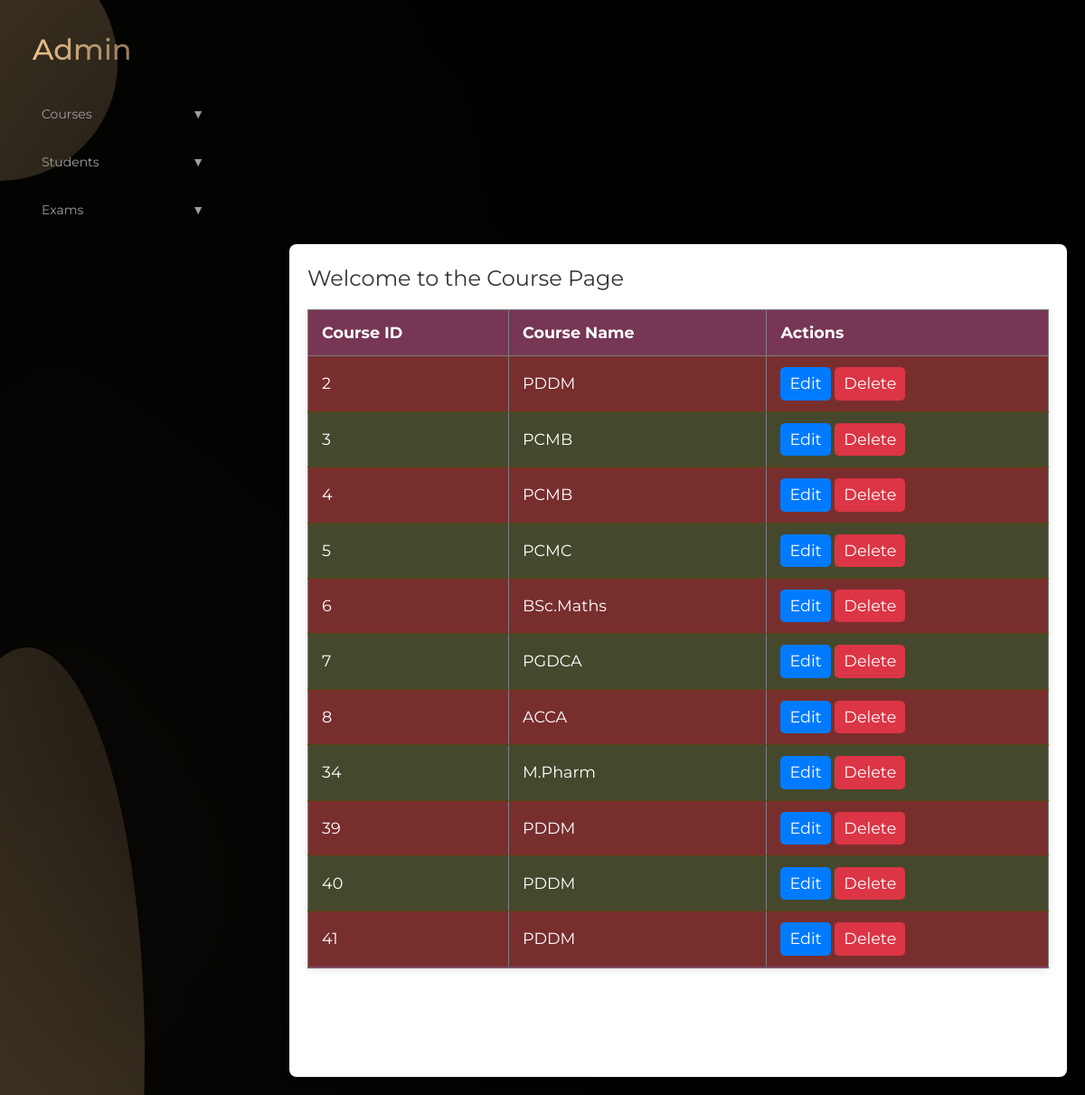
The page /view-course/ (signed in) on the database its author committed.
### myapp/models.py (models this page shows, shortened)
class Course(models.Model):
    course_name = models.CharField(max_length=255,default="s")

### myapp/views.py (the view)
# urls.py: path('view-course/', view_course, name='view_course'),
@login_required(login_url='adminlogin')
def view_course(request):
    course = Course.objects.all()  # Fetch all course data
    return render(request, 'admin/view_course.html', {'course': course})  # Pass the data in context

### templates/admin/view_course.html (shortened to what this page needs)
<!DOCTYPE html>
<html>
<head>
    <link href="https://stackpath.bootstrapcdn.com/bootstrap/4.5.2/css/bootstrap.min.css" rel="stylesheet">
</head>
<body>
  {% extends 'admin/dashboard.html' %}
  {% block mynav %}
  <section class="home-section">
      <p>Welcome to the Course Page</p>
      <table border="1">
          <thead>
              <tr>
                  <th>Course ID</th>
                  <th>Course Name</th>
                  <th>Actions</th>
              </tr>
          </thead>
          <tbody>
              {% for course in course %}
              <tr id="course-{{ course.id }}">
                  <td>{{ course.id }}</td>
                  <td class="course-name">{{ course.course_name }}</td>
                  <td>
                      <button class="edit-btn" data-toggle="modal" data-target="#editCourseModal"
                              data-id="{{ course.id }}"
                              data-name="{{ course.course_name }}">Edit</button>
                      <button class="delete-btn" data-id="{{ course.id }}">Delete</button>
                  </td>
              </tr>
              {% endfor %}
          </tbody>
      </table>
  </section>
{% endblock %}

### templates/admin/view_course.html (style rules this page uses)
body { font-family: Arial, sans-serif; background-color: #f4f4f9; margin: 0; padding: 0; box-sizing: border-box; }
section.home-section { padding: 20px; margin-top: -550px; }
table { width: 100%; border-collapse: collapse; margin-bottom: 100px; font-size: 1.1em; background-color: rgb(121, 46, 46); box-shadow: 0 2px 10px rgba(0, 0, 0, 0.1); }
table thead { background-color: #763654; color: white; }
table thead th { padding: 12px 15px; text-align: left; }
table tbody tr { border-bottom: 1px solid #514b0b; }
table tbody tr:nth-of-type(even) { background-color: #46482d; }
table tbody tr:last-of-type { border-bottom: 2px solid #835573ed; }
table tbody td { padding: 12px 15px; }
section.home-section { background-color: #fff; border-radius: 8px; box-shadow: 0 2px 10px rgba(0, 0, 0, 0.1); }
p { font-size: 1.5em; color: #333; margin: 0 0 20px; }
.edit-btn, .delete-btn { cursor: pointer; color: white; padding: 5px 10px; border: none; border-radius: 5px; }
.edit-btn { background-color: #007bff; }
.delete-btn { background-color: #dc3545; }

### templates/admin/dashboard.html (style rules this page uses)
* { font-family: "Montserrat", sans-serif; }
body { background: #010100; color: rgb(211, 200, 114); }
body::before, body::after { content: ''; position: fixed; width: 260px; background: #EEC48B; opacity: 0.3; border-radius: 50%; z-index: -2; }
body::before { height: 260px; top: -60px; left: 0; transform: translateX(-50%); }
body::after { height: 900px; bottom: 0px; left: -100px; transform: translateY(45%); }

### rows shown on the page
Course: id "2", course_name "PDDM"
Course: id "3", course_name "PCMB"
Course: id "4", course_name "PCMB"
Course: id "5", course_name "PCMC"
Course: id "6", course_name "BSc.Maths"
Course: id "7", course_name "PGDCA"
Course: id "8", course_name "ACCA"
Course: id "34", course_name "M.Pharm"
Course: id "39", course_name "PDDM"
Course: id "40", course_name "PDDM"
Course: id "41", course_name "PDDM"
